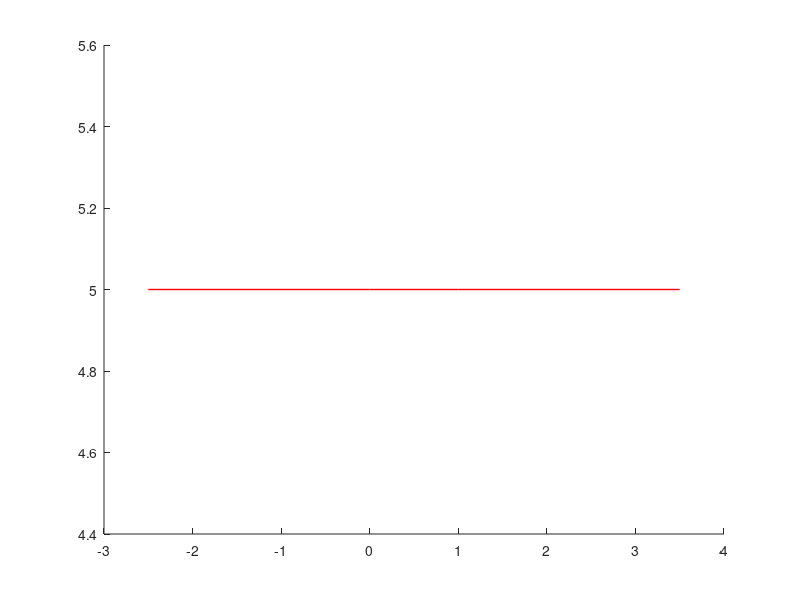

Source code (MATLAB): (Note: this script raises an error after producing the figure.)
%OPT211 Final
%Ezra Alcon-Kirshman

%Part 1

% %question A
%  
% % i 
% 
% w = linspace(-2*pi,2*pi,8)p1
% 
% %ii
% 
% yx = [0 1 2 3 4 5 6 7 8 9 10]
% 
% %iii
% 
% g3 = 16:.5:20


% %question B
% 
% x = linspace(1,5);
% 
% y1x = 13.*exp(-2.*x)+2;
% 
% y2x = 13.*exp(-2.*x)+4*exp(-0.75.*x);
% 
% plot(x,y1x,x,y2x)
% %if run each line at a time (I.E copy and paste each line separately and run them one after another)
% %in the command window it will still function
% %the labeled plot will be attached as a .fig file

% Question C

% %i
% A = [-5 1 2;4 6 -3;1 -2 1];
% 
% %ii
% inv(A);
% 
% %iii
% 
% eye(3)*A;
% 
% %iv
% 
% B = A(:,2);
% 
% %v
% 
% B(2,1) = -5;
% 
% %vi
% 
%  C = [A B];
% 
%  %vii
% 
%  rref(C);
% 
%  %the answers to the system are -1.57, -1.2, -2.83
% %if run each line at a time (I.E copy and paste each line separately and run them one after another)
% %in the command window it will still function


% %question D 
% 
% % function OPT211_Final_EAK
% % 
% % OPT211 Part 1 D 4/20/24
% % Is my number positive or negative?
% % Inputs include and real valued number such as 1, 352, -76, .049, -0.12
% % Outputs include "The input number is positive","The input number is negative","The input number is precisely zero."
% % By Ezra A-K
% 
% 
% % user input variable
% N = input('Please input a real number between negative infinity and infinity ');
% 
% %checks if the user input is positive or negative
% if N > 0
%     disp('The input number is positive.');
% elseif N < 0
%         disp('The input number is negative.');
% elseif N == 0
%         disp('The input number is precisely zero.');
% else
%     % i, "For when you have an over-active imagination!"
%     error('The input must be a REAL number.');
% end


% Question E

%disp('It is important to recognize what color gradient you are using to represent the functions and perspective you chose')
%disp('because with an improper view or color scheme it can be hard to tell what a graph is supposed to represent.')


%PART 2

% %Question A
% 
% % creates x and y varibles and thier bounds
% x = linspace(-2,5);
% y = linspace(0,25);
% 
% % combines x and y into one matix for use in function
% [x1,y1] = meshgrid(x,y);
% 
% %a function of x, y and z
% z = sin(exp(x1)).*cos(log(y1));
% 
% % creates a surface on a 3D graph of z
% figure(1)
% surf(z,'MeshStyle','none') 
% xlabel('x [Arb. Units]')
% ylabel('y [Arb. Units]')
% zlabel('z [Arb. Units')
% colormap('sky')
% title('Surf Graph of function f(x,y)')
% 
% % creates a 2D color coded graph of z
% figure(2)
% imagesc(z)
% xlabel('x [Arb. Units]')
% ylabel('y [Arb. Units]')
% c2 = colorbar; 
% c2.Label.String = 'z [Arb. Units]'; 
% set(gca,'Ydir','normal') %Get current axis and change direction of y-axis
% thanks lab 5
% colormap('sky') 
% title('Imagesc Graph of function f(x,y)')

% % Question B
% 
% % Define Aperture field
% 
% apl = 5000; % Size of the aperture field
% ap = zeros(apl); % Define actual aperture plane
% ap(1500:3500 , 2075:2250) = 1; % Defines the left slit
% ap(1500:3500 , 2750:2925) = 1; % Defines the right slit
% 
% % Plot the aperture field
% figure(1)
% imagesc(ap) % Plot image of the aperture field
% colormap gray % Set the color of the aperture field plot
% axis equal % Set the display scale of the axes
% axis([0 apl 0 apl]) % Set axes limits to size of aperture field

% Part 3

% array of angles
ang = linspace(0,35,5);

% will be used to chose angles
theta = 0;

% colors for later
co = ['r', 'g', 'b', 'c', 'm'];

% goes though all angles and calculates starting and end points for rays
% I have shifted everything up by 5 because I don't like the axis not being
% at 0 at the corner and also it's clearer to see the normal line
figure(1)
for  j = 1:5
    theta = ang(1,j);

    % outside of glass
        x = [-2.5 0];
        y = [5+2.5*tand(theta) 5];
        line(x,y,'color', co(j),'lineWidth',1)

    % inside of the glass
        x = [0 1];
        y = [5 5-tand(asind((sind(theta)))/1.57)];
         line(x,y,'color', co(j),'lineWidth',1)

    % outside of the glass
        x = [1 3.5];
        y = [5-tand(asind((sind(theta)))/1.57) 5-2.5*tand(theta)];
         line(x,y,'color', co(j),'lineWidth',1)

    % The x's define the starting and ending points of the x cordinates of
    % the line. The y's define the starting and ending points of the y
    % cordinates of the line.


% makes the defining lines   
yline(5,'LineStyle','--')
yline(0)
yline(10)
xline(-2.5)
xline(3.5)
xline(0)
xline(1)
end

% title
title("Snell's Law Demo Through BK7 Glass")

% axis labels
xlabel('cm')
ylabel('cm')

%CREATETEXTBOX(figure1)
%  FIGURE1:  annotation figure

%  Auto-generated by MATLAB on 21-Apr-2024 16:28:46

% Create textbox
annotation('textbox',...
    [0.6650625 0.67234219269103 0.150145833333333 0.225409413304698],...
    'String',{'Red = 0°','Green = 8.75°','Blue = 17.50°','Cyan = 26.25°','Megenta = 35°'},...
    'FontSize',15,...
    'FitBoxToText','off',...
    'EdgeColor',[1 1 1]);

% make graph full screen


















%Did you make it to the end?
% 
% n = input('Have you finished grading? Before you give an input make sure to SAVE EVERYTHING!!!! (Y/N) = (1/0): ');
% 
% if n == 1
%     disp('Yay you made it to the end!!!!')
%     pause(1.5)
%     logo 
%     pause (2.5)
%     quit
% elseif n == 0
%     disp("Time's ticking...")
%     datetime
% else 
%     disp("that doesn't a 1 or a 0...")
% end

% Bye bye! ;)

